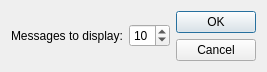
<?xml version="1.0" encoding="UTF-8"?>
<ui version="4.0">
 <class>preferencesNumber</class>
 <widget class="QDialog" name="preferencesNumber">
  <property name="geometry">
   <rect>
    <x>0</x>
    <y>0</y>
    <width>257</width>
    <height>72</height>
   </rect>
  </property>
  <property name="windowTitle">
   <string>Number Preferences</string>
  </property>
  <layout class="QGridLayout" name="gridLayout_2">
   <item row="0" column="0">
    <layout class="QGridLayout" name="gridLayout">
     <item row="0" column="0">
      <layout class="QHBoxLayout" name="horizontalLayout">
       <item>
        <widget class="QLabel" name="_limitLit">
         <property name="text">
          <string>Messages to display:</string>
         </property>
        </widget>
       </item>
       <item>
        <widget class="QSpinBox" name="_limit">
         <property name="value">
          <number>10</number>
         </property>
        </widget>
       </item>
       <item>
        <spacer name="horizontalSpacer">
         <property name="orientation">
          <enum>Qt::Horizontal</enum>
         </property>
         <property name="sizeHint" stdset="0">
          <size>
           <width>40</width>
           <height>20</height>
          </size>
         </property>
        </spacer>
       </item>
      </layout>
     </item>
     <item row="0" column="1">
      <widget class="QDialogButtonBox" name="buttonBox">
       <property name="orientation">
        <enum>Qt::Vertical</enum>
       </property>
       <property name="standardButtons">
        <set>QDialogButtonBox::Cancel|QDialogButtonBox::Ok</set>
       </property>
      </widget>
     </item>
    </layout>
   </item>
  </layout>
 </widget>
 <resources/>
 <connections>
  <connection>
   <sender>buttonBox</sender>
   <signal>accepted()</signal>
   <receiver>preferencesNumber</receiver>
   <slot>accept()</slot>
   <hints>
    <hint type="sourcelabel">
     <x>209</x>
     <y>35</y>
    </hint>
    <hint type="destinationlabel">
     <x>128</x>
     <y>35</y>
    </hint>
   </hints>
  </connection>
  <connection>
   <sender>buttonBox</sender>
   <signal>rejected()</signal>
   <receiver>preferencesNumber</receiver>
   <slot>reject()</slot>
   <hints>
    <hint type="sourcelabel">
     <x>209</x>
     <y>35</y>
    </hint>
    <hint type="destinationlabel">
     <x>128</x>
     <y>35</y>
    </hint>
   </hints>
  </connection>
 </connections>
</ui>
